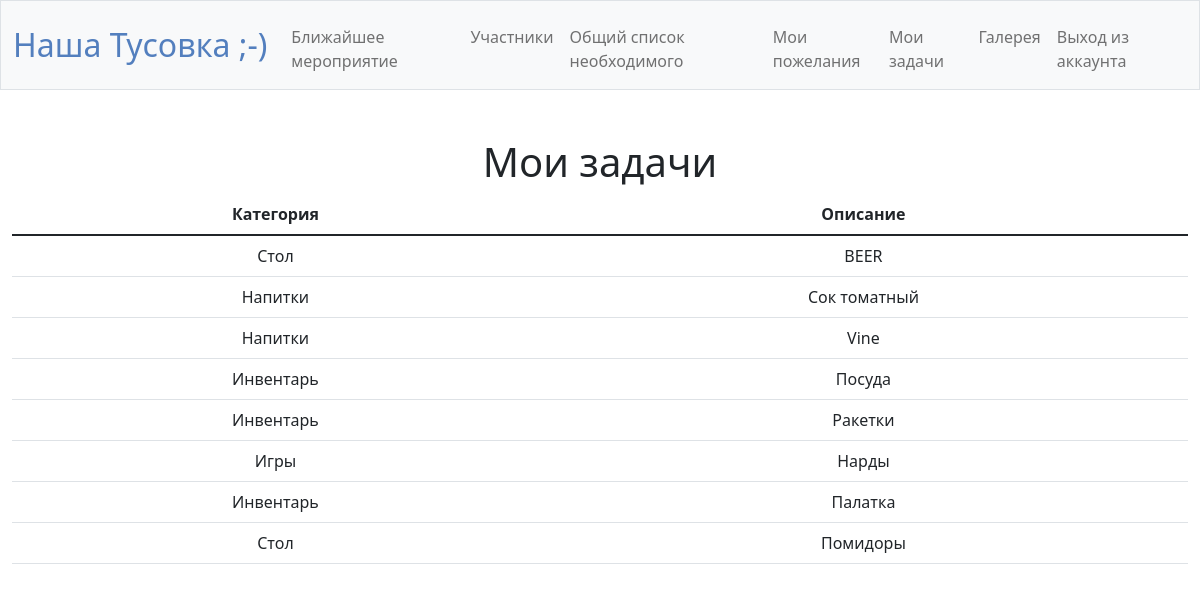
The app's page /my_task (signed in) with its own data.
### tables this page shows
CREATE TABLE 'need' ('id' INTEGER PRIMARY KEY AUTOINCREMENT NOT NULL, 'category' TEXT NOT NULL, 'description' TEXT NOT NULL);

### app.py (the view)
@app.route("/my_task", methods=["GET", "POST"])
@login_required
def my_task():
    if request.method == "GET":
        user_id = session["user_id"]
        task_user_db = db.execute(
            "SELECT ENU.category, ENU.description FROM \
                            (SELECT need.*, event_need_user.* FROM need \
                             INNER JOIN event_need_user ON need.id = event_need_user.need_id) ENU \
                             LEFT JOIN users ON users.id = ENU.user_id WHERE users.id=?;", user_id)
        return render_template("my_task.html", task_user=task_user_db)

### app.py (called while the page is built)
@app.after_request
def after_request(response):
    response.headers["Cache-Control"] = "no-cache, no-store, must-revalidate"
    response.headers["Expires"] = 0
    response.headers["Pragma"] = "no-cache"
    return response

### helpers.py (called while the page is built)
def login_required(f):
    @wraps(f)
    def decorated_function(*args, **kwargs):
        if session.get("user_id") is None:
            return redirect("/login")
        return f(*args, **kwargs)
    return decorated_function

### templates/my_task.html (shortened to what this page needs)
{% extends "layout.html" %}
{% block main %}
    <h1>Мои задачи</h1>
    <table class="table">
        <thead>
            <tr>
                <th scope="col">Категория</th>
                <th scope="col">Описание</th>
            </tr>
        </thead>
        <tbody>
            {% for row in task_user %}
            <tr>
                <td>{{ row["category"] }}</td>
                <td>{{ row["description"] }}</td>
            {% endfor %}
            </tr>
{% endblock %}

### records on screen
need: category "Стол", description "BEER"
need: category "Напитки", description "Сок томатный"
need: category "Напитки", description "Vine"
need: category "Инвентарь", description "Посуда"
need: category "Инвентарь", description "Ракетки"
need: category "Игры", description "Нарды"
need: category "Инвентарь", description "Палатка"
need: category "Стол", description "Помидоры"
